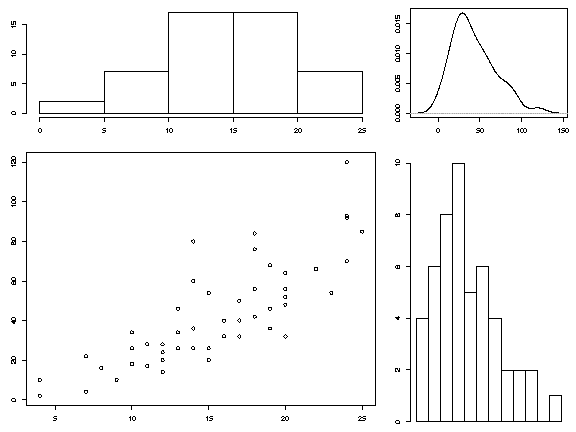

Generate this figure with R:
# File name: plot_5.r

data(cars)

bitmap("plot_5.png", height = 6, width = 8)
# In Windows, use bmp() or jpeg()

layout(matrix(c(2, 4, 1, 3), nrow = 2, byrow = TRUE), c(2, 1), c(1, 2))

par(mar = c(3, 3, 1, 1))
plot(cars, xlab = "", ylab = "")

par(mar = c(3, 3, 1, 1))
hist(cars[, 1], main = "", xlab = "", ylab = "")

par(mar = c(0, 3, 1, 1))
hist(cars[, 2], nclass = 10, main = "", xlab = "", ylab = "")

par(mar = c(3, 3, 1, 1))
plot(density(cars[, 2]), main = "", xlab = "", ylab = "")

dev.off()
